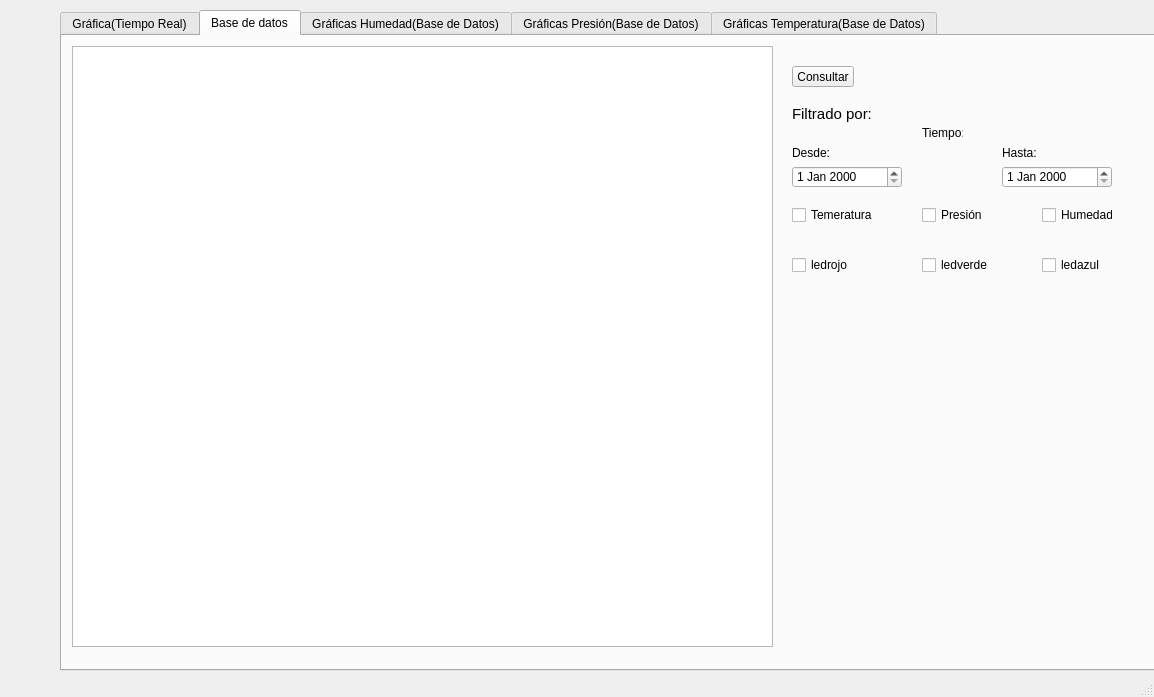
<?xml version="1.0" encoding="UTF-8"?>
<ui version="4.0">
 <class>MainWindow</class>
 <widget class="QMainWindow" name="MainWindow">
  <property name="geometry">
   <rect>
    <x>0</x>
    <y>0</y>
    <width>1154</width>
    <height>697</height>
   </rect>
  </property>
  <property name="windowTitle">
   <string>MainWindow</string>
  </property>
  <widget class="QWidget" name="centralwidget">
   <widget class="QTabWidget" name="tabWidget">
    <property name="geometry">
     <rect>
      <x>60</x>
      <y>10</y>
      <width>1101</width>
      <height>661</height>
     </rect>
    </property>
    <property name="currentIndex">
     <number>1</number>
    </property>
    <widget class="QWidget" name="tab">
     <attribute name="title">
      <string>Gráfica(Tiempo Real)</string>
     </attribute>
     <widget class="QGraphicsView" name="graphicsView">
      <property name="geometry">
       <rect>
        <x>10</x>
        <y>10</y>
        <width>701</width>
        <height>291</height>
       </rect>
      </property>
     </widget>
     <widget class="QCheckBox" name="Temp_box">
      <property name="geometry">
       <rect>
        <x>720</x>
        <y>120</y>
        <width>91</width>
        <height>18</height>
       </rect>
      </property>
      <property name="text">
       <string>Temperatura</string>
      </property>
     </widget>
     <widget class="QLabel" name="label_2">
      <property name="geometry">
       <rect>
        <x>720</x>
        <y>40</y>
        <width>71</width>
        <height>16</height>
       </rect>
      </property>
      <property name="text">
       <string>Presión hPa</string>
      </property>
     </widget>
     <widget class="QLabel" name="press_label">
      <property name="geometry">
       <rect>
        <x>810</x>
        <y>40</y>
        <width>41</width>
        <height>14</height>
       </rect>
      </property>
      <property name="text">
       <string/>
      </property>
     </widget>
     <widget class="QCheckBox" name="Pess_box">
      <property name="geometry">
       <rect>
        <x>720</x>
        <y>150</y>
        <width>101</width>
        <height>18</height>
       </rect>
      </property>
      <property name="text">
       <string>Presión</string>
      </property>
     </widget>
     <widget class="QLabel" name="label">
      <property name="geometry">
       <rect>
        <x>720</x>
        <y>10</y>
        <width>141</width>
        <height>16</height>
       </rect>
      </property>
      <property name="text">
       <string>Temperatura ºC</string>
      </property>
     </widget>
     <widget class="QLabel" name="Temp_label">
      <property name="geometry">
       <rect>
        <x>820</x>
        <y>10</y>
        <width>41</width>
        <height>14</height>
       </rect>
      </property>
      <property name="text">
       <string/>
      </property>
     </widget>
     <widget class="QCheckBox" name="checkBox">
      <property name="geometry">
       <rect>
        <x>720</x>
        <y>80</y>
        <width>63</width>
        <height>18</height>
       </rect>
      </property>
      <property name="text">
       <string>ledrojo</string>
      </property>
     </widget>
     <widget class="QCheckBox" name="checkBox_4">
      <property name="geometry">
       <rect>
        <x>810</x>
        <y>80</y>
        <width>91</width>
        <height>18</height>
       </rect>
      </property>
      <property name="text">
       <string>ledverde</string>
      </property>
     </widget>
     <widget class="QCheckBox" name="checkBox_5">
      <property name="geometry">
       <rect>
        <x>890</x>
        <y>80</y>
        <width>63</width>
        <height>18</height>
       </rect>
      </property>
      <property name="text">
       <string>ledazul</string>
      </property>
     </widget>
     <widget class="QLabel" name="label_4">
      <property name="geometry">
       <rect>
        <x>880</x>
        <y>150</y>
        <width>101</width>
        <height>16</height>
       </rect>
      </property>
      <property name="text">
       <string>Estado del Sensor:</string>
      </property>
     </widget>
     <widget class="QLabel" name="label_EstadoSensor">
      <property name="geometry">
       <rect>
        <x>990</x>
        <y>150</y>
        <width>61</width>
        <height>16</height>
       </rect>
      </property>
      <property name="text">
       <string/>
      </property>
     </widget>
     <widget class="QGraphicsView" name="graphicsView_5">
      <property name="geometry">
       <rect>
        <x>10</x>
        <y>311</y>
        <width>701</width>
        <height>281</height>
       </rect>
      </property>
     </widget>
     <widget class="QLabel" name="label_5">
      <property name="geometry">
       <rect>
        <x>720</x>
        <y>340</y>
        <width>101</width>
        <height>16</height>
       </rect>
      </property>
      <property name="text">
       <string>Humedad Relativa</string>
      </property>
     </widget>
     <widget class="QLabel" name="humidity_label">
      <property name="geometry">
       <rect>
        <x>840</x>
        <y>340</y>
        <width>61</width>
        <height>16</height>
       </rect>
      </property>
      <property name="text">
       <string/>
      </property>
     </widget>
     <widget class="QDial" name="dial">
      <property name="geometry">
       <rect>
        <x>1010</x>
        <y>410</y>
        <width>50</width>
        <height>64</height>
       </rect>
      </property>
     </widget>
     <widget class="QLabel" name="label_3">
      <property name="geometry">
       <rect>
        <x>820</x>
        <y>440</y>
        <width>221</width>
        <height>20</height>
       </rect>
      </property>
      <property name="text">
       <string>Intervalo de recepción de datos (ms):</string>
      </property>
     </widget>
    </widget>
    <widget class="QWidget" name="tab_2">
     <attribute name="title">
      <string>Base de datos</string>
     </attribute>
     <widget class="QPushButton" name="pushButton">
      <property name="geometry">
       <rect>
        <x>730</x>
        <y>30</y>
        <width>62</width>
        <height>21</height>
       </rect>
      </property>
      <property name="text">
       <string>Consultar</string>
      </property>
     </widget>
     <widget class="QTableView" name="tableView">
      <property name="geometry">
       <rect>
        <x>10</x>
        <y>10</y>
        <width>701</width>
        <height>601</height>
       </rect>
      </property>
     </widget>
     <widget class="QCheckBox" name="checkBox_2">
      <property name="geometry">
       <rect>
        <x>730</x>
        <y>170</y>
        <width>81</width>
        <height>18</height>
       </rect>
      </property>
      <property name="text">
       <string>Temeratura</string>
      </property>
     </widget>
     <widget class="QCheckBox" name="checkBox_3">
      <property name="geometry">
       <rect>
        <x>860</x>
        <y>170</y>
        <width>71</width>
        <height>18</height>
       </rect>
      </property>
      <property name="text">
       <string>Presión</string>
      </property>
     </widget>
     <widget class="QDateEdit" name="dateEdit_from">
      <property name="geometry">
       <rect>
        <x>730</x>
        <y>130</y>
        <width>110</width>
        <height>22</height>
       </rect>
      </property>
     </widget>
     <widget class="QDateEdit" name="dateEdit_to">
      <property name="geometry">
       <rect>
        <x>940</x>
        <y>130</y>
        <width>110</width>
        <height>22</height>
       </rect>
      </property>
     </widget>
     <widget class="QLabel" name="label_6">
      <property name="geometry">
       <rect>
        <x>730</x>
        <y>110</y>
        <width>41</width>
        <height>14</height>
       </rect>
      </property>
      <property name="text">
       <string>Desde:</string>
      </property>
     </widget>
     <widget class="QLabel" name="label_7">
      <property name="geometry">
       <rect>
        <x>940</x>
        <y>110</y>
        <width>41</width>
        <height>14</height>
       </rect>
      </property>
      <property name="text">
       <string>Hasta:</string>
      </property>
     </widget>
     <widget class="QLabel" name="label_15">
      <property name="geometry">
       <rect>
        <x>730</x>
        <y>70</y>
        <width>121</width>
        <height>16</height>
       </rect>
      </property>
      <property name="font">
       <font>
        <pointsize>11</pointsize>
       </font>
      </property>
      <property name="text">
       <string>Filtrado por:</string>
      </property>
     </widget>
     <widget class="QLabel" name="label_16">
      <property name="geometry">
       <rect>
        <x>860</x>
        <y>90</y>
        <width>41</width>
        <height>14</height>
       </rect>
      </property>
      <property name="text">
       <string>Tiempo:</string>
      </property>
     </widget>
     <widget class="QCheckBox" name="checkBox_6">
      <property name="geometry">
       <rect>
        <x>980</x>
        <y>170</y>
        <width>71</width>
        <height>18</height>
       </rect>
      </property>
      <property name="text">
       <string>Humedad</string>
      </property>
     </widget>
     <widget class="QCheckBox" name="checkBox_7">
      <property name="geometry">
       <rect>
        <x>860</x>
        <y>220</y>
        <width>71</width>
        <height>18</height>
       </rect>
      </property>
      <property name="text">
       <string>ledverde</string>
      </property>
     </widget>
     <widget class="QCheckBox" name="checkBox_8">
      <property name="geometry">
       <rect>
        <x>980</x>
        <y>220</y>
        <width>71</width>
        <height>18</height>
       </rect>
      </property>
      <property name="text">
       <string>ledazul</string>
      </property>
     </widget>
     <widget class="QCheckBox" name="checkBox_9">
      <property name="geometry">
       <rect>
        <x>730</x>
        <y>220</y>
        <width>81</width>
        <height>18</height>
       </rect>
      </property>
      <property name="text">
       <string>ledrojo</string>
      </property>
     </widget>
    </widget>
    <widget class="QWidget" name="widget">
     <attribute name="title">
      <string>Gráficas Humedad(Base de Datos)</string>
     </attribute>
     <widget class="QLabel" name="label_8">
      <property name="geometry">
       <rect>
        <x>20</x>
        <y>470</y>
        <width>41</width>
        <height>14</height>
       </rect>
      </property>
      <property name="text">
       <string>Desde:</string>
      </property>
     </widget>
     <widget class="QLabel" name="label_9">
      <property name="geometry">
       <rect>
        <x>940</x>
        <y>470</y>
        <width>41</width>
        <height>14</height>
       </rect>
      </property>
      <property name="text">
       <string>Hasta:</string>
      </property>
     </widget>
     <widget class="QDateTimeEdit" name="dateEdit_fromHmBd_">
      <property name="geometry">
       <rect>
        <x>20</x>
        <y>490</y>
        <width>121</width>
        <height>22</height>
       </rect>
      </property>
     </widget>
     <widget class="QDateTimeEdit" name="dateEdit_to_HmBd_">
      <property name="geometry">
       <rect>
        <x>940</x>
        <y>490</y>
        <width>111</width>
        <height>22</height>
       </rect>
      </property>
     </widget>
     <widget class="QWidget" name="verticalLayoutWidget">
      <property name="geometry">
       <rect>
        <x>40</x>
        <y>40</y>
        <width>1011</width>
        <height>411</height>
       </rect>
      </property>
      <layout class="QVBoxLayout" name="verticalLayout"/>
     </widget>
     <widget class="QPushButton" name="Conlut_Hm">
      <property name="geometry">
       <rect>
        <x>500</x>
        <y>480</y>
        <width>91</width>
        <height>31</height>
       </rect>
      </property>
      <property name="text">
       <string>Consultar</string>
      </property>
     </widget>
    </widget>
    <widget class="QWidget" name="tab_3">
     <attribute name="title">
      <string>Gráficas Presión(Base de Datos)</string>
     </attribute>
     <widget class="QLabel" name="label_10">
      <property name="geometry">
       <rect>
        <x>20</x>
        <y>470</y>
        <width>41</width>
        <height>14</height>
       </rect>
      </property>
      <property name="text">
       <string>Desde:</string>
      </property>
     </widget>
     <widget class="QDateTimeEdit" name="dateEdit_from_PBd">
      <property name="geometry">
       <rect>
        <x>20</x>
        <y>490</y>
        <width>121</width>
        <height>22</height>
       </rect>
      </property>
     </widget>
     <widget class="QWidget" name="verticalLayoutWidget_2">
      <property name="geometry">
       <rect>
        <x>40</x>
        <y>40</y>
        <width>1011</width>
        <height>411</height>
       </rect>
      </property>
      <layout class="QVBoxLayout" name="verticalLayout_2"/>
     </widget>
     <widget class="QDateTimeEdit" name="dateEdit_to_PB">
      <property name="geometry">
       <rect>
        <x>940</x>
        <y>490</y>
        <width>111</width>
        <height>22</height>
       </rect>
      </property>
     </widget>
     <widget class="QPushButton" name="Conlut_P">
      <property name="geometry">
       <rect>
        <x>500</x>
        <y>480</y>
        <width>91</width>
        <height>31</height>
       </rect>
      </property>
      <property name="text">
       <string>Consultar</string>
      </property>
     </widget>
     <widget class="QLabel" name="label_11">
      <property name="geometry">
       <rect>
        <x>940</x>
        <y>470</y>
        <width>41</width>
        <height>14</height>
       </rect>
      </property>
      <property name="text">
       <string>Hasta:</string>
      </property>
     </widget>
    </widget>
    <widget class="QWidget" name="tab_4">
     <attribute name="title">
      <string>Gráficas Temperatura(Base de Datos)</string>
     </attribute>
     <widget class="QLabel" name="label_13">
      <property name="geometry">
       <rect>
        <x>1660</x>
        <y>530</y>
        <width>41</width>
        <height>14</height>
       </rect>
      </property>
      <property name="text">
       <string>Hasta:</string>
      </property>
     </widget>
     <widget class="QPushButton" name="Conlut_T">
      <property name="geometry">
       <rect>
        <x>500</x>
        <y>480</y>
        <width>91</width>
        <height>31</height>
       </rect>
      </property>
      <property name="text">
       <string>Consultar</string>
      </property>
     </widget>
     <widget class="QDateTimeEdit" name="dateEdit_from_TBd">
      <property name="geometry">
       <rect>
        <x>20</x>
        <y>490</y>
        <width>121</width>
        <height>22</height>
       </rect>
      </property>
     </widget>
     <widget class="QLabel" name="label_12">
      <property name="geometry">
       <rect>
        <x>20</x>
        <y>470</y>
        <width>41</width>
        <height>14</height>
       </rect>
      </property>
      <property name="text">
       <string>Desde:</string>
      </property>
     </widget>
     <widget class="QLabel" name="label_14">
      <property name="geometry">
       <rect>
        <x>940</x>
        <y>470</y>
        <width>41</width>
        <height>14</height>
       </rect>
      </property>
      <property name="text">
       <string>Hasta:</string>
      </property>
     </widget>
     <widget class="QWidget" name="verticalLayoutWidget_3">
      <property name="geometry">
       <rect>
        <x>40</x>
        <y>40</y>
        <width>1011</width>
        <height>411</height>
       </rect>
      </property>
      <layout class="QVBoxLayout" name="verticalLayout_4"/>
     </widget>
     <widget class="QDateTimeEdit" name="dateEdit_to_TBd">
      <property name="geometry">
       <rect>
        <x>940</x>
        <y>490</y>
        <width>111</width>
        <height>22</height>
       </rect>
      </property>
     </widget>
    </widget>
   </widget>
  </widget>
  <widget class="QMenuBar" name="menubar">
   <property name="geometry">
    <rect>
     <x>0</x>
     <y>0</y>
     <width>1154</width>
     <height>20</height>
    </rect>
   </property>
  </widget>
  <widget class="QStatusBar" name="statusbar"/>
 </widget>
 <resources/>
 <connections/>
</ui>
